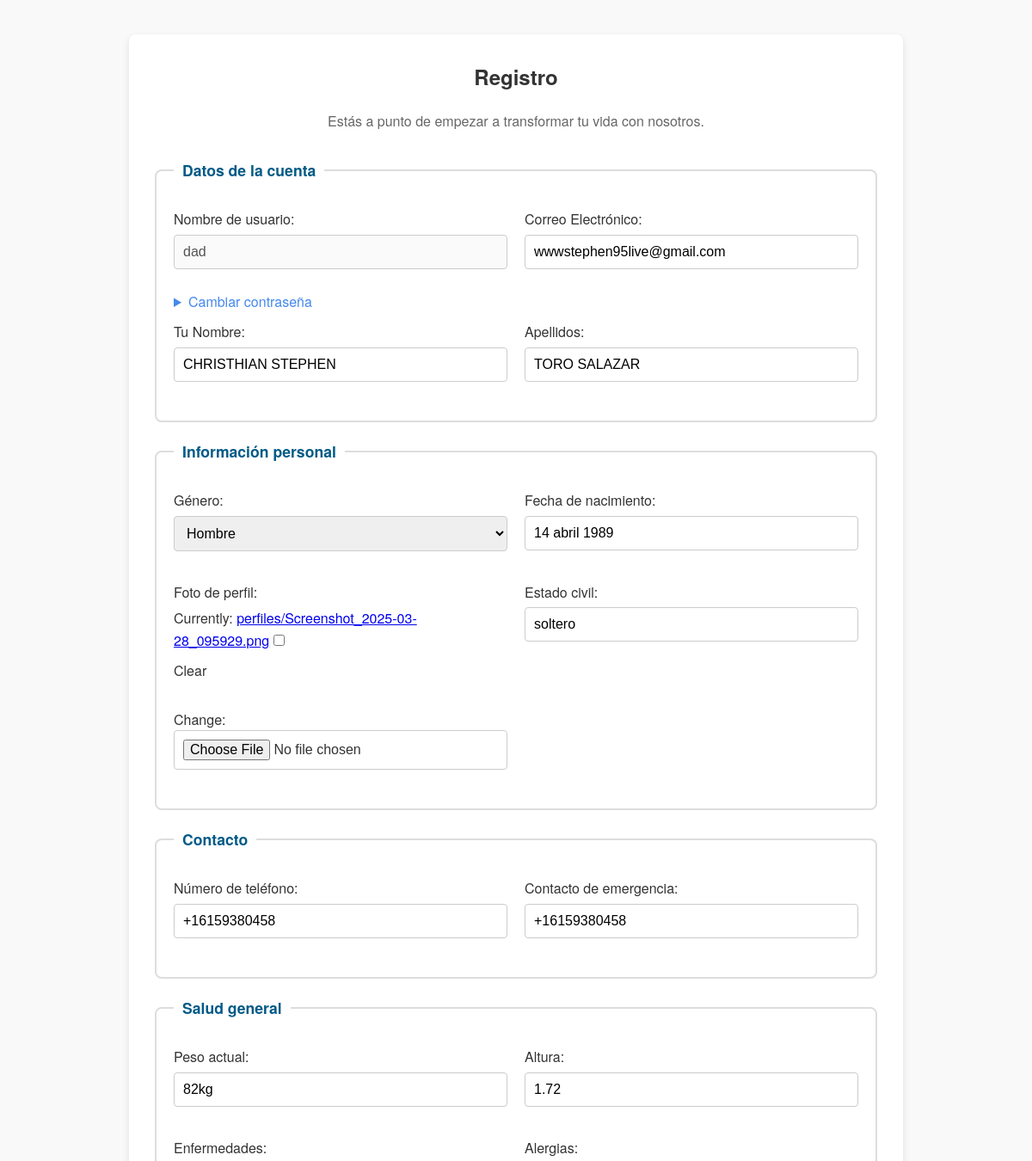
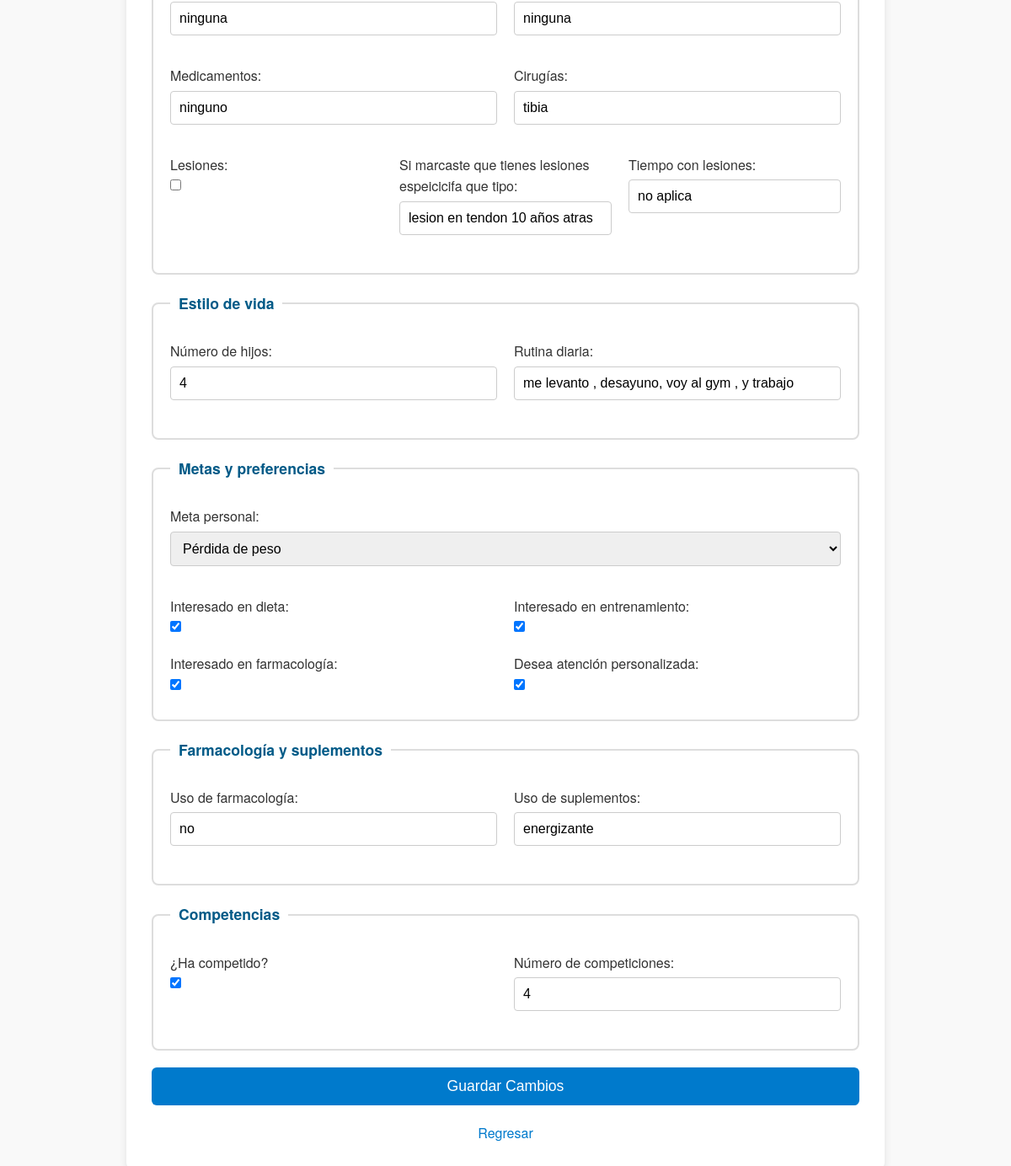
The app's page /editar-perfil/ (signed in) with its own data (2 pictures, top to bottom).
### fitapp/models.py (models this page shows, shortened)
class RegistroUsuario(models.Model):  # Hereda de AbstractUser
    genero = models.CharField(max_length=10, choices=GENERO_CHOICES, null=True, blank=True)
    user = models.OneToOneField(User, on_delete=models.CASCADE,null=True, blank=True)
    tu_nombre = models.CharField(max_length=255, blank=True, null=True,verbose_name='Nombre')
    last_name = models.CharField(max_length=255, blank=True, null=True,verbose_name='Apellidos')
    email = models.EmailField(blank=True, null=True, verbose_name='Correo Electrónico')
    foto_perfil = models.ImageField(upload_to='perfiles/', null=True, blank=True)
    fecha_nacimiento = models.CharField(max_length=300, null=True, blank=True)
    estado_civil = models.CharField(max_length=50, blank=True, null=True)
    numero_telefono = models.CharField(max_length=20, blank=True, null=True)
    contacto_emergencia = models.CharField(max_length=20, blank=True, null=True)
    peso_actual = models.CharField(max_length=300, null=True, blank=True)
    altura = models.CharField(max_length=300, null=True, blank=True)
    enfermedades = models.CharField(max_length=300, null=True, blank=True)
    alergias = models.CharField(max_length=300, null=True, blank=True)
    medicamentos = models.CharField(max_length=300, null=True, blank=True)
    cirugias = models.CharField(max_length=300, null=True, blank=True)
    lesiones = models.BooleanField(default=False)
    tipo_de_lesiones=models.CharField(max_length=200,blank=True,null=True)
    tiempo_lesiones = models.CharField(max_length=100, blank=True, null=True,help_text="tipo y tiempo de lecciones")
    hijos = models.CharField(max_length=300, null=True, blank=True)
    rutina_diaria = models.CharField(max_length=500, blank=True, null=True)
    meta_personal = models.CharField(max_length=30, choices=META_PERSONAL_CHOICES, blank=True, null=True)
    interesado_dieta = models.BooleanField(default=False)
    interesado_entrenamiento = models.BooleanField(default=False)
    interesado_farmacologia = models.BooleanField(default=False)
    desea_atencion_personalizada = models.BooleanField(default=False)
    uso_farmacologia = models.CharField(max_length=300, null=True, blank=True)
    uso_suplementos = models.CharField(max_length=300, null=True, blank=True)
    ha_competido = models.BooleanField(default=False)
    numero_competiciones = models.CharField(max_length=300, null=True, blank=True)
    dias_regla = models.CharField(max_length=300, null=True, blank=True,help_text="Solo aplica si eres mujer")
    irregular_promedio_3_meses = models.CharField(max_length=300, null=True, blank=True,help_text="Solo aplica si eres mujer")
    esta_embarazada = models.BooleanField(default=False,help_text="Solo aplica si eres mujer")
    meses_embarazo = models.CharField(max_length=300, null=True, blank=True,)
    tiempo_postparto = models.CharField(max_length=100, null=True, blank=True,)
    ha_abortado = models.BooleanField(default=False,)
    tipo_aborto = models.CharField(max_length=20,choices=TIPO_ABORTO_CHOICES,blank=True, null=True,)

### fitapp/views.py (the view)
# urls.py: path('editar-perfil/', views.editar_perfil, name='editar_perfil'),
@login_required
def editar_perfil(request):
    user = request.user
    profile = get_object_or_404(RegistroUsuario, user=user)
    if request.method == 'POST':
        user_form = UserEditForm(request.POST, instance=user)
        profile_form = RegistroMujerForm(request.POST, request.FILES, instance=profile)
        user_form.fields['username'].disabled = True
        if user_form.is_valid() and profile_form.is_valid():
            password = user_form.cleaned_data.get("password")
            user = user_form.save()
            if password:
                logout(request)
                messages.success(request, "Has cambiado tu contraseña. Por seguridad, vuelve a iniciar sesión.")
                return redirect('login')  # Replace with your login view name
            else:
                update_session_auth_hash(request, user)
            profile = profile_form.save(commit=False)
            profile.user = user
            profile.save()
            messages.success(request, 'Perfil actualizado exitosamente.')
            return redirect('user_dashboard')
        else:
            messages.error(request, 'Por favor corrige los errores en el formulario.')
    else:
        user_form = UserEditForm(instance=user)
        profile_form = RegistroMujerForm(instance=profile)
        user_form.fields['username'].disabled = True
    context = {
        'user_form': user_form,
        'profile_form': profile_form,
    }
    return render(request, 'registro_usuarios.html', context)

### fitapp/forms.py (shortened to what this page needs)
class UserEditForm(forms.ModelForm):
    current_password = forms.CharField(
        widget=forms.PasswordInput,
        label="Contraseña actual",
        required=False
    )
    password = forms.CharField(
        widget=forms.PasswordInput,
        label="Nueva contraseña",
        required=False
    )
    confirm_password = forms.CharField(
        widget=forms.PasswordInput,
        label="Confirmar nueva contraseña",
        required=False
    )
    class Meta:
        model = User
        fields = ['username', 'email', 'first_name', 'last_name', 'password']
        labels = {
            'username': 'Nombre de usuario',
            'password': 'Nueva contraseña',
            'first_name': 'Tu Nombre',
            'last_name': 'Apellidos',
            'email': 'Correo Electrónico',
        }
    def __init__(self, *args, **kwargs):
        self.user_instance = kwargs.get('instance')
        super().__init__(*args, **kwargs)

class RegistroMujerForm(forms.ModelForm):
    class Meta:
        model = RegistroUsuario##AQUI PARA QUE SE REGISTRE UN DUEÑO DE NEGOCIO ESTAMOS PIDIENDO ESTOS DATOS
        fields = '__all__'
        labels = labels

### fitapp/templates/registro_usuarios.html (shortened to what this page needs)
{% load static %}
<link rel="stylesheet" href="{% static 'css/estilos_registro.css' %}" type="text/css">
{%if user.is_authenticated %}
      <div class="form_registro">
        <h2>{{ es_edicion|yesno:"Editar perfil,Registro" }}</h2>
        <p class="intro_text">
          {% if es_edicion %}
            Puedes actualizar tu información aquí.
          {% else %}
            Estás a punto de empezar a transformar tu vida con nosotros.
          {% endif %}
        </p>
        <form method="post" enctype="multipart/form-data">
          <fieldset>
            <legend>Datos de la cuenta</legend>
            <div class="form_row">
              <div class="form_group">
                {{ user_form.username.label_tag }} {{ user_form.username }}
              </div>
              <div class="form_group">
                {{ user_form.email.label_tag }} {{ user_form.email }}
              </div>
            </div>
            {% if user.is_authenticated %}
            <details>
              <summary>Cambiar contraseña</summary>
            </details>
            {% endif %}
            <div class="form_row">
              <div class="form_group">
                {{ user_form.first_name.label_tag }} {{ user_form.first_name }}
              </div>
              <div class="form_group">
                {{ user_form.last_name.label_tag }} {{ user_form.last_name }}
              </div>
            </div>
          </fieldset>
          <fieldset>
            <legend>Información personal</legend>
            <div class="form_row" >
              <div class="form_group">
                {{ profile_form.genero.label_tag }} {{ profile_form.genero }}
              </div>
              <div class="form_group">
                {{ profile_form.fecha_nacimiento.label_tag }} {{ profile_form.fecha_nacimiento }}
              </div>
            </div>
            <div class="form_row">
              <div class="form_group">
                {{ profile_form.foto_perfil.label_tag }} {{ profile_form.foto_perfil }}
              </div>
              <div class="form_group">
                {{ profile_form.estado_civil.label_tag }} {{ profile_form.estado_civil }}
              </div>
            </div>
          </fieldset>
          <fieldset>
            <legend>Contacto</legend>
            <div class="form_row">
              <div class="form_group">
                {{ profile_form.numero_telefono.label_tag }} {{ profile_form.numero_telefono }}
              </div>
              <div class="form_group">
                {{ profile_form.contacto_emergencia.label_tag }} {{ profile_form.contacto_emergencia }}
              </div>
            </div>
          </fieldset>
          <fieldset>
            <legend>Salud general</legend>
            <div class="form_row">
              <div class="form_group">
                {{ profile_form.peso_actual.label_tag }} {{ profile_form.peso_actual }}
              </div>
              <div class="form_group">
                {{ profile_form.altura.label_tag }} {{ profile_form.altura }}
              </div>
            </div>
            <div class="form_row">
              <div class="form_group">
                {{ profile_form.enfermedades.label_tag }} {{ profile_form.enfermedades }}
              </div>
              <div class="form_group">
                {{ profile_form.alergias.label_tag }} {{ profile_form.alergias }}
              </div>
            </div>
            <div class="form_row">
              <div class="form_group">
                {{ profile_form.medicamentos.label_tag }} {{ profile_form.medicamentos }}
              </div>
              <div class="form_group">
                {{ profile_form.cirugias.label_tag }} {{ profile_form.cirugias }}
              </div>
            </div>
            <div class="form_row">
              <div class="form_group">
                {{ profile_form.lesiones.label_tag }} {{ profile_form.lesiones }}
              </div>
               <div class="form_group">
                {{ profile_form.tipo_de_lesiones.label_tag }} {{ profile_form.tipo_de_lesiones }}
              </div>
              <div class="form_group">
                {{ profile_form.tiempo_lesiones.label_tag }} {{ profile_form.tiempo_lesiones }}
              </div>
            </div>
          </fieldset>
          <fieldset>
            <legend>Estilo de vida</legend>
            <div class="form_row">
              <div class="form_group">
                {{ profile_form.hijos.label_tag }} {{ profile_form.hijos }}
              </div>
              <div class="form_group">
                {{ profile_form.rutina_diaria.label_tag }} {{ profile_form.rutina_diaria }}
              </div>
            </div>
          </fieldset>
          <fieldset>
            <legend>Metas y preferencias</legend>
            <div class="form_row">
              <div class="form_group">
                {{ profile_form.meta_personal.label_tag }} {{ profile_form.meta_personal }}
              </div>
            </div>
            <div class="form_row">
              <div class="form_group">
                {{ profile_form.interesado_dieta.label_tag }} {{ profile_form.interesado_dieta }}
              </div>
              <div class="form_group">
                {{ profile_form.interesado_entrenamiento.label_tag }} {{ profile_form.interesado_entrenamiento }}
              </div>
            </div>
            <div class="form_row">
              <div class="form_group">
                {{ profile_form.interesado_farmacologia.label_tag }} {{ profile_form.interesado_farmacologia }}
              </div>
              <div class="form_group">
                {{ profile_form.desea_atencion_personalizada.label_tag }} {{ profile_form.desea_atencion_personalizada }}
              </div>
            </div>
          </fieldset>
          <fieldset>
            <legend>Farmacología y suplementos</legend>
            <div class="form_row">
              <div class="form_group">
                {{ profile_form.uso_farmacologia.label_tag }} {{ profile_form.uso_farmacologia }}
              </div>
              <div class="form_group">
                {{ profile_form.uso_suplementos.label_tag }} {{ profile_form.uso_suplementos }}
              </div>
            </div>
          </fieldset>
          <fieldset>
            <legend>Competencias</legend>
            <div class="form_row">
              <div class="form_group">
                {{ profile_form.ha_competido.label_tag }} {{ profile_form.ha_competido }}
              </div>
              <div class="form_group">
                {{ profile_form.numero_competiciones.label_tag }} {{ profile_form.numero_competiciones }}
              </div>
            </div>
          </fieldset>
          <button type="submit">
            {% if user.is_authenticated %}Guardar Cambios{% else %}Registrarse{% endif %}
          </button>
        </form>
{%endif%}
  <a href="{% url 'index' %}" class="back_link">Regresar</a>
</div>

### fitapp/static/css/estilos_registro.css (style rules this page uses)
* { box-sizing: border-box; margin: 0; padding: 0; }
.form_registro { max-width: 900px; margin: 40px auto; padding: 30px; background: #ffffff; border-radius: 8px; box-shadow: 0 4px 10px rgba(0, 0, 0, 0.1); }
.form_registro h2 { text-align: center; margin-bottom: 20px; }
.intro_text { text-align: center; margin-bottom: 30px; color: #666; font-size: 1rem; }
form fieldset { border: 2px solid #ddd; border-radius: 8px; padding: 20px; margin-bottom: 20px; }
form legend { font-weight: bold; font-size: 1.1rem; padding: 0 10px; color: #005a87; }
form label { display: block; margin: 10px 0 5px; font-weight: 500; }
form input[type="text"], form input[type="email"], form input[type="password"], form input[type="file"], form select, form textarea { width: 100%; padding: 10px; margin-bottom: 10px; border-radius: 4px; border: 1px solid #ccc; font-size: 1rem; }
form input[type="checkbox"] { margin-right: 5px; }
form button { display: block; width: 100%; background: #007acc; color: white; padding: 12px; border: none; font-size: 1.1rem; border-radius: 6px; cursor: pointer; transition: background 0.3s; margin-top: 20px; }
.back_link { display: block; text-align: center; margin-top: 20px; color: #007acc; text-decoration: none; }
.form_row { display: flex; flex-wrap: wrap; gap: 20px; margin-bottom: 15px; }
.form_group { flex: 1; min-width: 250px; }
details { cursor: pointer; color: #48e; }

### records on screen
RegistroUsuario: genero "Hombre", fecha_nacimiento "14 abril 1989", estado_civil "soltero", numero_telefono "+16159380458", contacto_emergencia "+16159380458", peso_actual "82kg", altura "1.72", enfermedades "ninguna", alergias "ninguna", medicamentos "ninguno", cirugias "tibia", tipo_de_lesiones "lesion en tendon 10 años atras", tiempo_lesiones "no aplica", hijos "4", rutina_diaria "me levanto , desayuno, voy al gym , y trabajo", meta_personal "Pérdida de peso", interesado_dieta "☑", interesado_entrenamiento "☑", interesado_farmacologia "☑", desea_atencion_personalizada "☑", uso_farmacologia "no", uso_suplementos "energizante", ha_competido "☑", numero_competiciones "4"

### other values on screen
{{ es_edicion|yesno:"Editar perfil,Registro" }} "Registro"
{{ user_form.username.label_tag }} "Nombre de usuario:"
{{ user_form.email.label_tag }} "Correo Electrónico:"
{{ user_form.first_name.label_tag }} "Tu Nombre:"
{{ user_form.last_name.label_tag }} "Apellidos:"
{{ profile_form.genero.label_tag }} "Género:"
{{ profile_form.fecha_nacimiento.label_tag }} "Fecha de nacimiento:"
{{ profile_form.foto_perfil.label_tag }} "Foto de perfil:"
{{ profile_form.estado_civil.label_tag }} "Estado civil:"
{{ profile_form.numero_telefono.label_tag }} "Número de teléfono:"
{{ profile_form.contacto_emergencia.label_tag }} "Contacto de emergencia:"
{{ profile_form.peso_actual.label_tag }} "Peso actual:"
{{ profile_form.altura.label_tag }} "Altura:"
{{ profile_form.enfermedades.label_tag }} "Enfermedades:"
{{ profile_form.alergias.label_tag }} "Alergias:"
